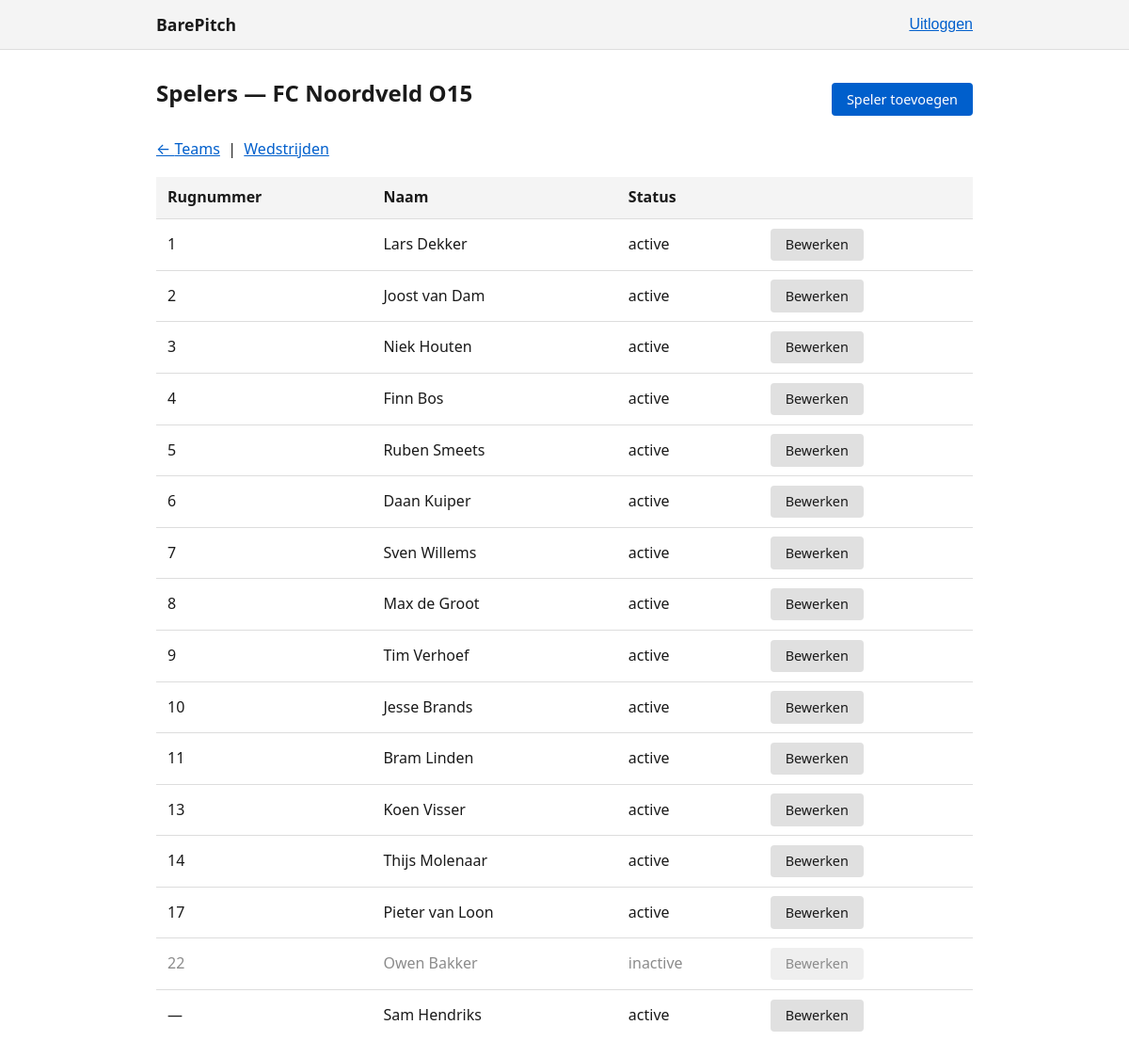
The app's page /players.php?team_id=1 (signed in) with its own data.
### tables this page shows
CREATE TABLE teams (
    id INT UNSIGNED AUTO_INCREMENT PRIMARY KEY,
    user_id INT UNSIGNED NOT NULL,
    name VARCHAR(100) NOT NULL,
    season VARCHAR(20) NULL,
    status ENUM('active', 'archived') NOT NULL DEFAULT 'active',
    created_at DATETIME NOT NULL DEFAULT CURRENT_TIMESTAMP,
    updated_at DATETIME NULL,
    deleted_at DATETIME NULL,

    CONSTRAINT fk_teams_user
        FOREIGN KEY (user_id)
        REFERENCES users(id)
        ON DELETE CASCADE,

    INDEX idx_teams_user_id (user_id),
    INDEX idx_teams_status (status)
);

CREATE TABLE players (
    id INT UNSIGNED AUTO_INCREMENT PRIMARY KEY,
    team_id INT UNSIGNED NOT NULL,
    display_name VARCHAR(100) NOT NULL,
    shirt_number TINYINT UNSIGNED NULL,
    status ENUM('active', 'inactive') NOT NULL DEFAULT 'active',
    created_at DATETIME NOT NULL DEFAULT CURRENT_TIMESTAMP,
    updated_at DATETIME NULL ON UPDATE CURRENT_TIMESTAMP,
    deleted_at DATETIME NULL,

    CONSTRAINT fk_players_team
        FOREIGN KEY (team_id)
        REFERENCES teams(id)
        ON DELETE CASCADE,

    INDEX idx_players_team_id (team_id),
    INDEX idx_players_status (status),
    INDEX idx_players_shirt_number (shirt_number)
);

### app/helpers/view.php (called while the page is built, shortened)
<?php
function e(string $value): string
{
    return htmlspecialchars($value, ENT_QUOTES, 'UTF-8');
}
function render(string $view, array $data = []): void
{
    $path = dirname(__DIR__, 1) . '/views/' . $view . '.php';
    extract($data, EXTR_SKIP);
    include $path;
}

### public/players.php (called while the page is built, shortened)
<?php
require_once __DIR__ . '/../app/models/TeamModel.php';
require_once __DIR__ . '/../app/models/PlayerModel.php';
$rawTeamId = $_GET['team_id'] ?? '';
$teamId = filter_var($rawTeamId, FILTER_VALIDATE_INT, ['options' => ['min_range' => 1]]);
$team = (new TeamModel())->findForUser((int) $teamId, currentUserId());
$players = (new PlayerModel())->findAllForTeam((int) $teamId, currentUserId());
render('players/index', [
    'team'         => $team,
    'players'      => $players,
    'flash'        => getFlash(),
    'bottomNavNew' => ['url' => '/player_create.php?team_id=' . $teamId, 'label' => __('players.add')],
]);

### app/helpers/auth.php (called while the page is built, shortened)
<?php
function currentUserId(): ?int
{
    return isset($_SESSION['user_id']) ? (int) $_SESSION['user_id'] : null;
}

### app/helpers/lang.php (called while the page is built, shortened)
<?php
function __lang_strings(): array
{
    static $strings = null;
    if ($strings === null) {
        $locale = getenv('APP_LANG') ?: 'en';
        $file   = dirname(__DIR__, 2) . "/lang/{$locale}.php";
        $strings = require $file;
    }
    return $strings;
}
function __(string $key, array $replace = []): string
{
    $strings = __lang_strings();
    $value   = $strings[$key] ?? $key;
    return $value;
}

### app/config/database.php (called while the page is built, shortened)
<?php
function getPdo(): PDO
{
    return $GLOBALS['_pdo'];
}

### app/models/TeamModel.php (called while the page is built, shortened)
<?php
class TeamModel
{
    private PDO $pdo;
    public function __construct()
    {
        $this->pdo = getPdo();
    }
    public function findForUser(int $teamId, int $userId): ?array
    {
        $stmt = $this->pdo->prepare(
            'SELECT * FROM teams
             WHERE id = ? AND user_id = ? AND deleted_at IS NULL
             LIMIT 1'
        );
        $stmt->execute([$teamId, $userId]);
        $row = $stmt->fetch();
        return $row !== false ? $row : null;
    }
}

### app/models/PlayerModel.php (called while the page is built, shortened)
<?php
class PlayerModel
{
    private PDO $pdo;
    public function __construct()
    {
        $this->pdo = getPdo();
    }
    public function findAllForTeam(int $teamId, int $userId): array
    {
        $stmt = $this->pdo->prepare(
            'SELECT p.*
             FROM players p
             JOIN teams t ON t.id = p.team_id
             WHERE p.team_id = ?
               AND t.user_id = ?
               AND p.deleted_at IS NULL
             ORDER BY p.shirt_number IS NULL ASC, p.shirt_number ASC, p.display_name ASC'
        );
        $stmt->execute([$teamId, $userId]);
        return $stmt->fetchAll();
    }
}

### app/views/players/index.php (the view, shortened to what this page needs)
<?php include dirname(__DIR__) . '/layouts/header.php'; ?>
<section>
    <div class="page-header">
        <h1><?= e(__('players.title')) ?> — <?= e($team['name']) ?></h1>
        <a href="/player_create.php?team_id=<?= e((string) $team['id']) ?>" class="btn btn-primary"><?= e(__('players.add')) ?></a>
    </div>
    <p>
        <a href="/teams.php">&larr; <?= e(__('teams.title')) ?></a>
        &nbsp;|&nbsp;
        <a href="/matches.php?team_id=<?= e((string) $team['id']) ?>"><?= e(__('matches.title')) ?></a>
    </p>
    <?php if (empty($players)): ?>
        <div class="empty-state">
            <p><?= e(__('players.empty')) ?></p>
            <a href="/player_create.php?team_id=<?= e((string) $team['id']) ?>" class="btn btn-primary"><?= e(__('players.add')) ?></a>
        </div>
    <?php else: ?>
        <table class="table">
            <thead>
                <tr>
                    <th><?= e(__('players.shirt_number')) ?></th>
                    <th><?= e(__('players.display_name')) ?></th>
                    <th class="col-hide-mobile"><?= e(__('players.status')) ?></th>
                    <th class="col-hide-mobile"></th>
                </tr>
            </thead>
            <tbody>
                <?php foreach ($players as $player): ?>
                <tr data-href="/player_edit.php?id=<?= e((string) $player['id']) ?>&team_id=<?= e((string) $team['id']) ?>"<?= $player['status'] === 'inactive' ? ' style="opacity:0.5;"' : '' ?>>
                    <td><?= $player['shirt_number'] !== null ? e((string) $player['shirt_number']) : '—' ?></td>
                    <td><?= e($player['display_name']) ?></td>
                    <td class="col-hide-mobile"><?= e($player['status']) ?></td>
                    <td class="col-hide-mobile">
                        <a href="/player_edit.php?id=<?= e((string) $player['id']) ?>&team_id=<?= e((string) $team['id']) ?>" class="btn btn-secondary"><?= e(__('general.edit')) ?></a>
                    </td>
                </tr>
                <?php endforeach; ?>
            </tbody>
        </table>
    <?php endif; ?>
</section>
<?php include dirname(__DIR__) . '/layouts/footer.php'; ?>

### app/views/layouts/header.php (shortened to what this page needs)
<!DOCTYPE html>
<html lang="<?= e(getenv('APP_LANG') ?: 'en') ?>">
<head>
    <link rel="stylesheet" href="/assets/css/base.css">
    <link rel="stylesheet" href="/assets/css/layout.css">
    <link rel="stylesheet" href="/assets/css/components.css">
    <link rel="stylesheet" href="/assets/css/forms.css">
    <link rel="stylesheet" href="/assets/css/responsive.css">
</head>
<body>
<header class="site-header">
    <div class="container">
        <span class="site-name">BarePitch</span>
        <?php if (currentUserId() !== null): ?>
        <nav class="site-nav">
            <form method="POST" action="/logout.php">
                <button type="submit"><?= e(__('auth.logout')) ?></button>
            </form>
        </nav>
        <?php endif; ?>
    </div>
</header>
<main class="container">

### app/views/layouts/footer.php (shortened to what this page needs)
</main>
</body>
</html>

### public/assets/css/base.css (style rules this page uses)
*, *::before, *::after { box-sizing: border-box; }
html { font-size: 100%; }
body { margin: 0; font-family: system-ui, -apple-system, sans-serif; font-size: 1rem; line-height: 1.6; color: #1a1a1a; background: #fff; }
a { color: #005fcc; }
h1, h2, h3 { line-height: 1.2; margin: 0 0 0.75rem; }
p { margin: 0 0 1rem; }
button[type="submit"] { padding: 0.5rem 1.25rem; font-size: 1rem; cursor: pointer; background: #005fcc; color: #fff; border: none; border-radius: 4px; }

### public/assets/css/layout.css (style rules this page uses)
.container { width: 100%; max-width: 900px; margin: 0 auto; padding: 0 1rem; }
.site-header { background: #f4f4f4; border-bottom: 1px solid #ddd; padding: 0.75rem 0; }
.site-header .container { display: flex; align-items: center; justify-content: space-between; }
.site-name { font-weight: 700; font-size: 1.1rem; }
.site-nav form { display: inline; }
.site-nav button { background: none; border: none; color: #005fcc; font-size: 1rem; cursor: pointer; padding: 0; text-decoration: underline; }
main.container { padding-top: 2rem; padding-bottom: 2rem; }

### public/assets/css/components.css (style rules this page uses)
.table { width: 100%; border-collapse: collapse; margin-bottom: 1.5rem; }
.table th, .table td { padding: 0.6rem 0.75rem; text-align: left; border-bottom: 1px solid #ddd; }
.table th { font-weight: 600; background: #f4f4f4; }
.table tr:last-child td { border-bottom: none; }
.btn { display: inline-block; padding: 0.4rem 1rem; font-size: 0.9rem; border-radius: 4px; border: none; cursor: pointer; text-decoration: none; line-height: 1.5; }
.btn-primary { background: #005fcc; color: #fff; }
.btn-secondary { background: #e0e0e0; color: #1a1a1a; }

### public/assets/css/responsive.css (style rules this page uses)
.page-header { display: flex; align-items: center; justify-content: space-between; margin-bottom: 1.25rem; }

### records on screen
teams: name "FC Noordveld O15"
players: shirt_number "1", display_name "Lars Dekker", status "active"
players: shirt_number "2", display_name "Joost van Dam", status "active"
players: shirt_number "3", display_name "Niek Houten", status "active"
players: shirt_number "4", display_name "Finn Bos", status "active"
players: shirt_number "5", display_name "Ruben Smeets", status "active"
players: shirt_number "6", display_name "Daan Kuiper", status "active"
players: shirt_number "7", display_name "Sven Willems", status "active"
players: shirt_number "8", display_name "Max de Groot", status "active"
players: shirt_number "9", display_name "Tim Verhoef", status "active"
players: shirt_number "10", display_name "Jesse Brands", status "active"
players: shirt_number "11", display_name "Bram Linden", status "active"
players: shirt_number "13", display_name "Koen Visser", status "active"
players: shirt_number "14", display_name "Thijs Molenaar", status "active"
players: shirt_number "17", display_name "Pieter van Loon", status "active"
players: shirt_number "22", display_name "Owen Bakker", status "inactive"
players: display_name "Sam Hendriks", status "active"

### other values on screen
__('auth.logout') "Uitloggen"
__('players.title') "Spelers"
__('players.add') "Speler toevoegen"
__('teams.title') "Teams"
__('matches.title') "Wedstrijden"
__('players.shirt_number') "Rugnummer"
__('players.display_name') "Naam"
__('players.status') "Status"
